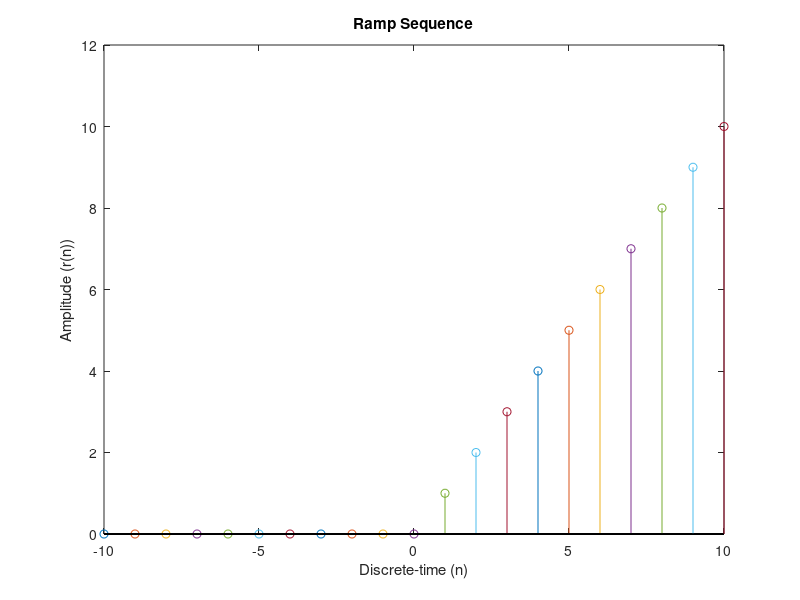

MATLAB code for this plot:
clc;
clear all;
close all;
for n = -10:1:10
    if n > 0
        i = n;
    else
        i = 0;
    end
    stem(n,i);
    hold on;
end
xlabel('Discrete-time (n)');
ylabel('Amplitude (r(n))');
title('Ramp Sequence');
axis([-10 10, 0 12]);